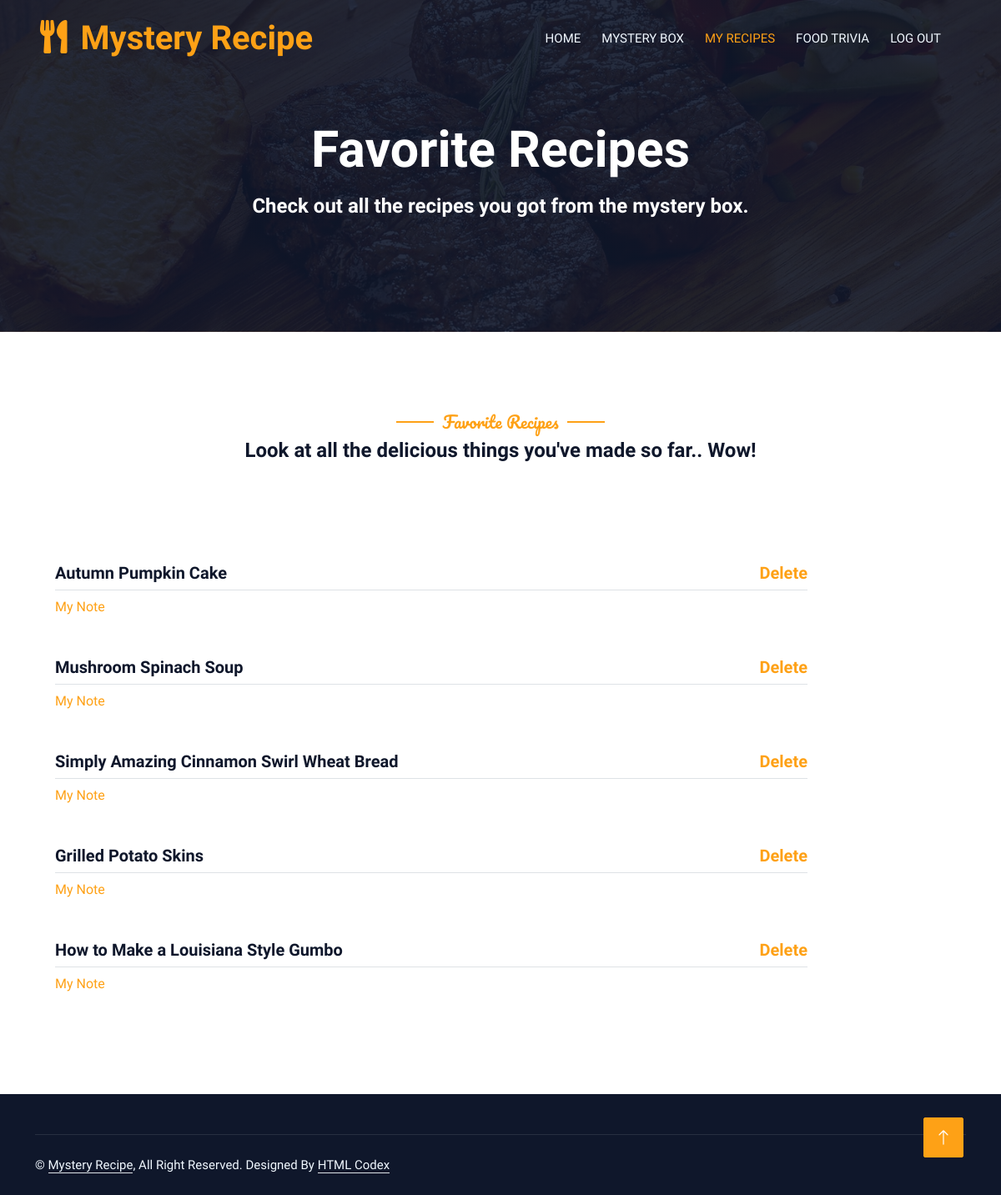
The page /myrecipes (signed in) on the database as committed earlier.
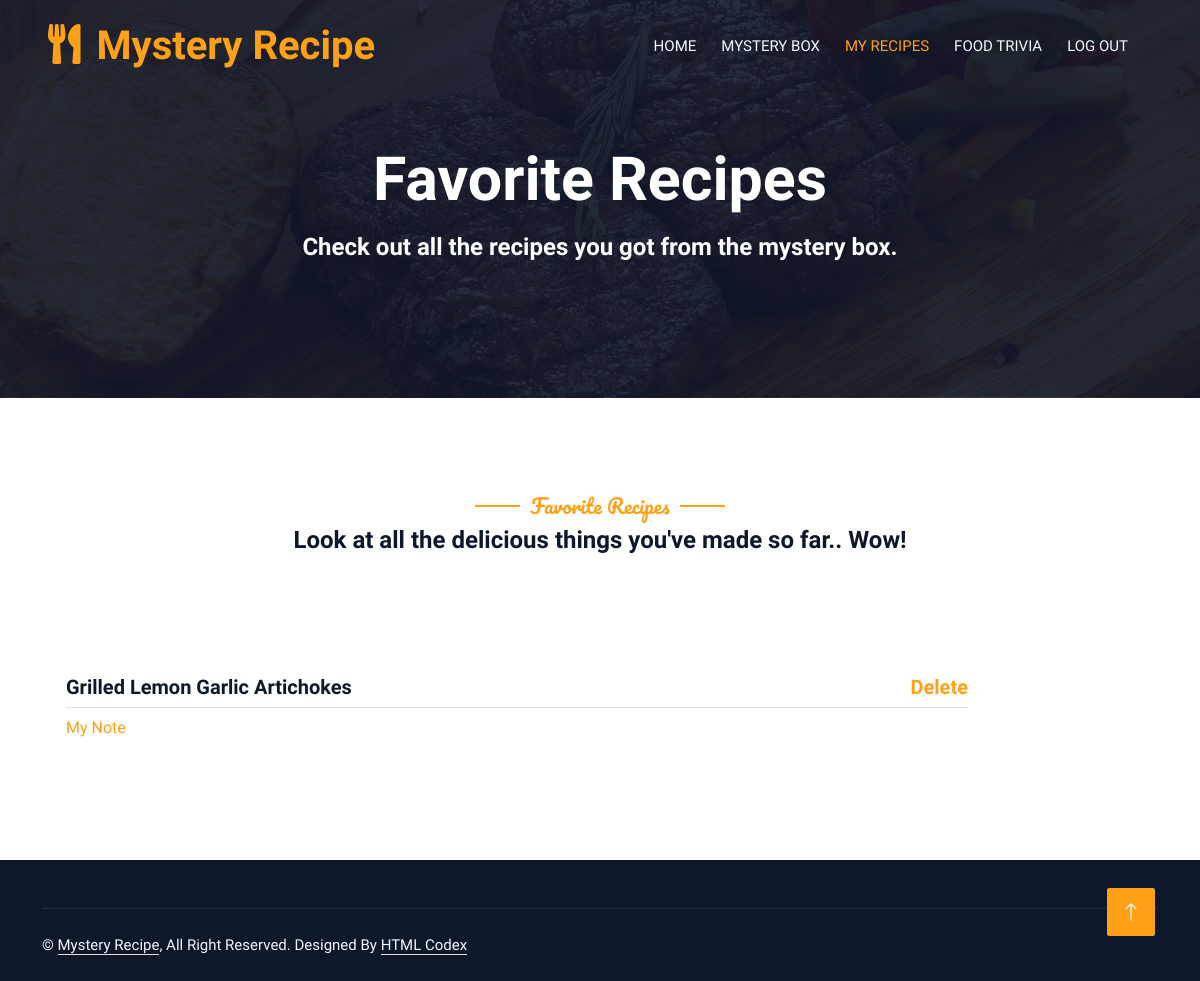
The same page on the database as committed later.
### main.py (models this page shows)
class Recipe(db.Model):
    id = db.Column(db.Integer, primary_key=True)
    recipe_name = db.Column(db.String(100))
    recipe_link = db.Column(db.String(200))
    user_id = db.Column(db.Integer, db.ForeignKey("user.id"))
    recipe_note = db.Column(db.String(500))

### main.py (the view)
@app.route("/myrecipes")
def my_recipes():
    all_recipe_data = Recipe.query.filter(Recipe.user_id == current_user.id).all()
    return render_template('my_recipes.html', all_recipe_data=all_recipe_data)

### main.py (called while the page is built)
@login_manager.user_loader
def load_user(user_id):
    return User.query.get(int(user_id))

### templates/my_recipes.html (shortened to what this page needs)
<!DOCTYPE html>
<html lang="en">
<head>
    <link href="https://cdnjs.cloudflare.com/ajax/libs/font-awesome/5.10.0/css/all.min.css" rel="stylesheet">
    <link href="https://cdn.jsdelivr.net/npm/bootstrap-icons@1.4.1/font/bootstrap-icons.css" rel="stylesheet">
	<link href="{{ url_for('static', filename='lib/animate/animate.min.css') }}" rel="stylesheet">
    <link href="{{ url_for('static', filename='lib/owlcarousel/assets/owl.carousel.min.css') }}" rel="stylesheet">
    <link href="{{ url_for('static', filename='lib/tempusdominus/css/tempusdominus-bootstrap-4.min.css') }}" rel="stylesheet" />
	<link href="{{ url_for('static', filename='css/bootstrap.min.css') }}" rel="stylesheet">
    <link href="{{ url_for('static', filename='css/style.css') }}" rel="stylesheet">
</head>
<body>
    <div class="container-xxl bg-white p-0">
        <div class="container-xxl position-relative p-0">
            <nav class="navbar navbar-expand-lg navbar-dark bg-dark px-4 px-lg-5 py-3 py-lg-0">
                <a href="" class="navbar-brand p-0">
                    <h1 class="text-primary m-0"><i class="fa fa-utensils me-3"></i>Mystery Recipe</h1>
                </a>
                <div class="collapse navbar-collapse" id="navbarCollapse">
                    <div class="navbar-nav ms-auto py-0 pe-4">
                        <a href="{{ url_for('dashboard') }}" class="nav-item nav-link">Home</a>
                        <a href="{{ url_for('random_recipe') }}" class="nav-item nav-link">Mystery Box</a>
                        <a href="{{ url_for('my_recipes') }}" class="nav-item nav-link active">My Recipes</a>
                        <a href="{{ url_for('trivia') }}" class="nav-item nav-link">Food Trivia</a>
                        <a href="{{ url_for('home') }}" class="nav-item nav-link">Log Out</a>
                    </div>
                </div>
            </nav>
            <div class="container-xxl py-5 bg-dark hero-header mb-5">
                <div class="container text-center my-5 pt-5 pb-4">
                    <h1 class="display-3 text-white mb-3 animated slideInDown">Favorite Recipes</h1>
                    <nav aria-label="breadcrumb">
                        <h4 class="text-white mb-3 animated slideInDown">
                            Check out all the recipes you got from the mystery box.
                        </h4>
                    </nav>
                </div>
            </div>
        </div>
        <div class="container-xxl py-5">
            <div class="container">
                <div class="text-center wow fadeInUp" data-wow-delay="0.1s">
                    <h5 class="section-title ff-secondary text-center text-primary fw-normal">Favorite Recipes</h5>
                    <h4 class="mb-4">Look at all the delicious things you've made so far.. Wow!</h4>
                </div>
            </div>
        </div>
        <div class="container-xxl py-5">
            <div class="container">
                <div class="tab-class text-center wow fadeInUp" data-wow-delay="0.1s">
                    <div class="tab-content">
                        <div id="tab-1" class="tab-pane fade show p-0 active">
                            <div class="row g-4">
                                {% for recipe_data in all_recipe_data: %}
                                    <div class="col-lg-10">
                                        <div class="d-flex align-items-center">
                                            <div class="w-100 d-flex flex-column text-start ps-4">
                                                <h5 class="d-flex justify-content-between border-bottom pb-2">
                                                    <a class="text-dark" href="{{ recipe_data.recipe_link }}">{{ recipe_data.recipe_name }}</a>
                                                    <a href="{{ url_for('delete', id=recipe_data.id) }}">Delete</a>
                                                </h5>
                                                <a href="{{ url_for('update', id=recipe_data.id) }}">My Note</a><br>
                                            </div>
                                        </div>
                                    </div>
                                {% endfor %}
                            </div>
                        </div>
                    </div>
                </div>
            </div>
        </div>
        <div class="container-fluid bg-dark text-light footer pt-5 mt-5 wow fadeIn" data-wow-delay="0.1s">
            <div class="container">
                <div class="copyright">
                    <div class="row">
                        <div class="col-md-6 text-center text-md-start mb-3 mb-md-0">
                            &copy; <a class="border-bottom">Mystery Recipe</a>, All Right Reserved.
							Designed By <a class="border-bottom" href="https://htmlcodex.com">HTML Codex</a>
                        </div>
                    </div>
                </div>
            </div>
        </div>
        <a href="#" class="btn btn-lg btn-primary btn-lg-square back-to-top"><i class="bi bi-arrow-up"></i></a>
    </div>
</body>
</html>

### static/css/style.css (style rules this page uses)
:root { --primary: #FEA116; --light: #F1F8FF; --dark: #0F172B; }
.ff-secondary { font-family: 'Pacifico', cursive; }
.back-to-top { position: fixed; display: none; right: 45px; bottom: 45px; z-index: 99; }
.btn { font-family: 'Nunito', sans-serif; font-weight: 500; text-transform: uppercase; transition: .5s; }
.btn.btn-primary, .btn.btn-secondary { color: #FFFFFF; }
.btn-lg-square { width: 48px; height: 48px; }
.btn-square, .btn-sm-square, .btn-lg-square { padding: 0; display: flex; align-items: center; justify-content: center; font-weight: normal; border-radius: 2px; }
.navbar-dark .navbar-nav .nav-link { position: relative; margin-left: 25px; padding: 35px 0; font-size: 15px; color: var(--light) !important; text-transform: uppercase; font-weight: 500; outline: none; transition: .5s; }
.navbar-dark .navbar-nav .nav-link:hover, .navbar-dark .navbar-nav .nav-link.active { color: var(--primary) !important; }
@media (min-width: 992px) { .navbar-dark { position: absolute; width: 100%; top: 0; left: 0; z-index: 999; background: transparent !important; } }
.hero-header { background: linear-gradient(rgba(15, 23, 43, .9), rgba(15, 23, 43, .9)), url(../img/bg-hero.jpg); background-position: center center; background-repeat: no-repeat; background-size: cover; }
.section-title { position: relative; display: inline-block; }
.section-title::before { position: absolute; content: ""; width: 45px; height: 2px; top: 50%; left: -55px; margin-top: -1px; background: var(--primary); }
.section-title::after { position: absolute; content: ""; width: 45px; height: 2px; top: 50%; right: -55px; margin-top: -1px; background: var(--primary); }
.footer .copyright { padding: 25px 0; font-size: 15px; border-top: 1px solid rgba(256, 256, 256, .1); }
.footer .copyright a { color: var(--light); }
.text-dark { color: #0F172B; }

Rows that differ between the two databases and show on the page:
removed Recipe: recipe_name "Autumn Pumpkin Cake"
removed Recipe: recipe_name "Mushroom Spinach Soup"
removed Recipe: recipe_name "Simply Amazing Cinnamon Swirl Wheat Bread"
removed Recipe: recipe_name "Grilled Potato Skins"
removed Recipe: recipe_name "How to Make a Louisiana Style Gumbo"
added Recipe: recipe_name "Grilled Lemon Garlic Artichokes"
